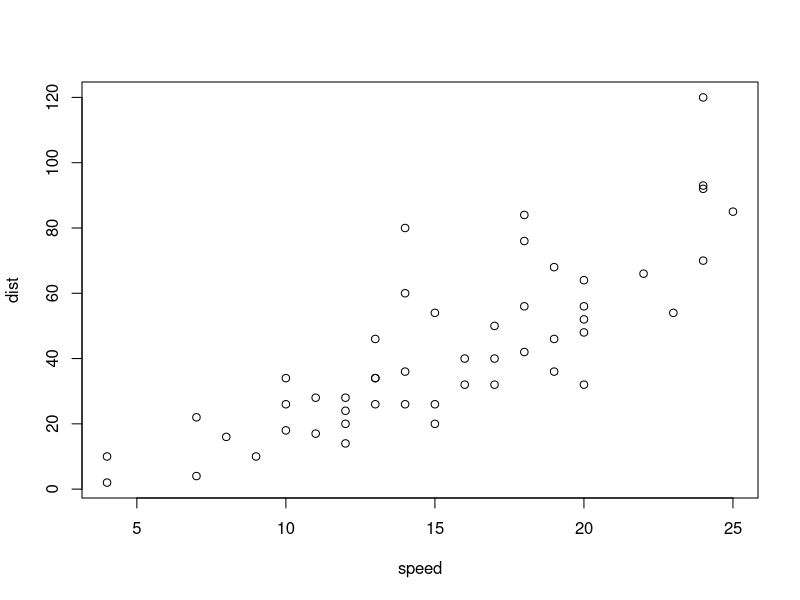
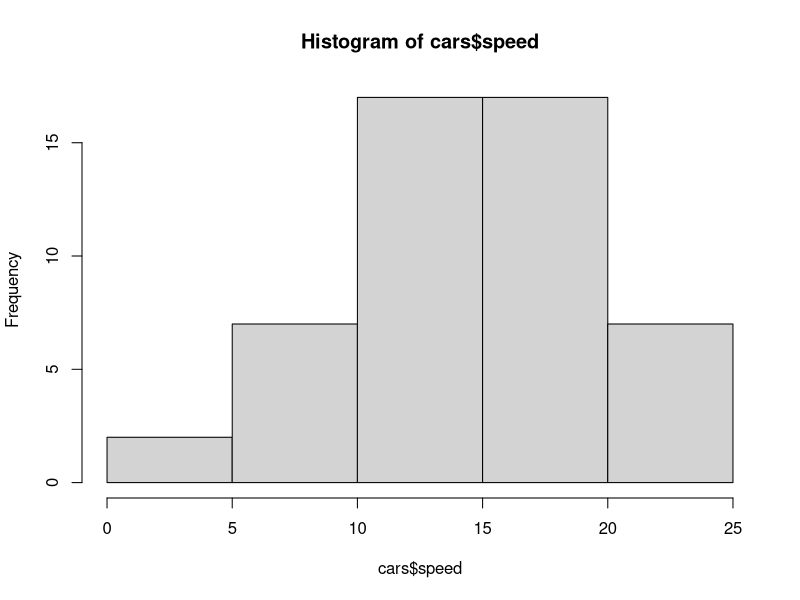
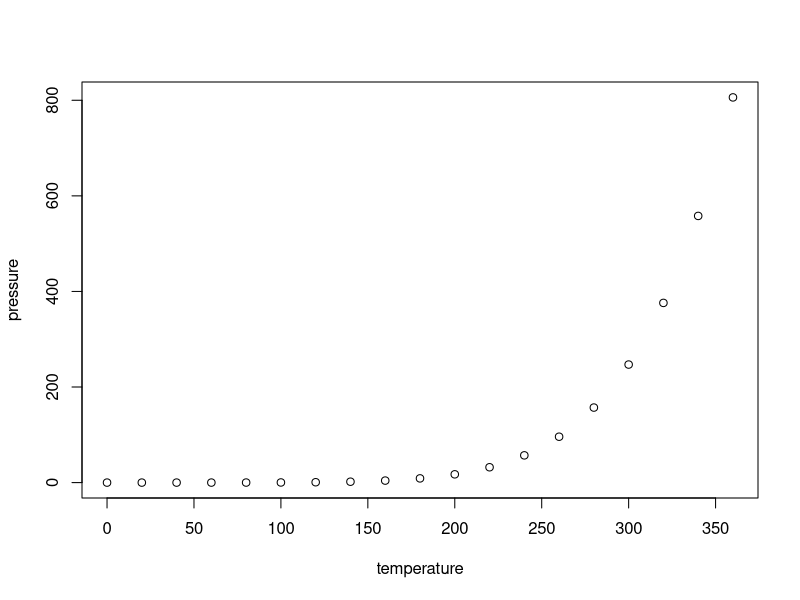

Generate these figures, in order, with R:
## ---- chunk 1
knitr::opts_chunk$set(echo = TRUE)
## ---- chunk 2
## This is a markdown file
data(cars)
str(cars)
summary(cars)
plot(cars)
hist(cars$speed)
## ---- chunk 3
plot(pressure)
